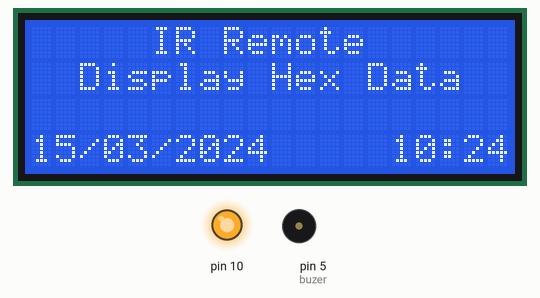
A sketch run on a simulated Arduino Uno, built with avr-gcc and run on an emulated ATmega328P. Shown: 20×4 character LCD, output pins drawn as LEDs (lit = HIGH), buzzer (waves = sounding, pin HIGH). The local clock reads 2024-03-15 10:24:30 at power-on unless the sketch sets it; what the sketch prints to the serial monitor is not drawn.

Above: at 0.2 s.
At 90.1 s:
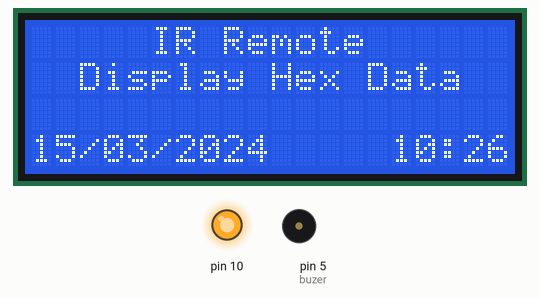

The sketch:

display_hex_number_rc_to_lcd.ino
```cpp
#include <SPI.h>
#include <Wire.h>
#include "DS3231.h"
#include <IRremote.h>
#include <LiquidCrystal_I2C.h>

LiquidCrystal_I2C lcd(0x27,20,4); // Initialize LCD Display at address 0x27 / 0X3F

int RECV_PIN = 7;
const int buzer = 5;
char dateBuffer[12];
IRrecv irrecv(RECV_PIN);

decode_results results;

RTClib RTC;

void setup()
{
  Serial.begin(9600);
  pinMode(buzer,OUTPUT);
   Wire.begin();
    lcd.init();
    lcd.backlight();
  SPI.begin(); // Init SPI bus
  // In case the interrupt driver crashes on setup, give a clue
  // to the user what's going on.
  Serial.println("Enabling IRin");
  irrecv.enableIRIn(); // Start the receiver
  Serial.println("Welcome, prepare remote control");
    lcd.clear();
  lcd.setCursor(5, 0);
    lcd.print("IR Remote");
  lcd.setCursor(2, 1);
    lcd.print("Display Hex Data");
}

void loop() {
  if (irrecv.decode(&results)) {
    digitalWrite(buzer, HIGH);
    delay(300);
    digitalWrite(buzer, LOW);
    Serial.println(results.value, HEX);
    irrecv.resume(); // Receive the next value
    lcd.clear();
    lcd.setCursor(1,0);
    lcd.print("Remote Control");
    lcd.setCursor(3,1);
    lcd.print("Hex Data :");
    lcd.setCursor (6, 2);
    lcd.print(results.value, HEX);
  }

    lcd.setCursor(0,3);

    DateTime now = RTC.now();
   sprintf(dateBuffer,"%02u/%02u/%04u ",now.day(),now.month(),now.year());
   lcd.print(dateBuffer);

  lcd.setCursor(15, 3);

  sprintf(dateBuffer,"%02u:%02u ",now.hour(),now.minute());
  lcd.print(dateBuffer);
  delay(100);
}
```
